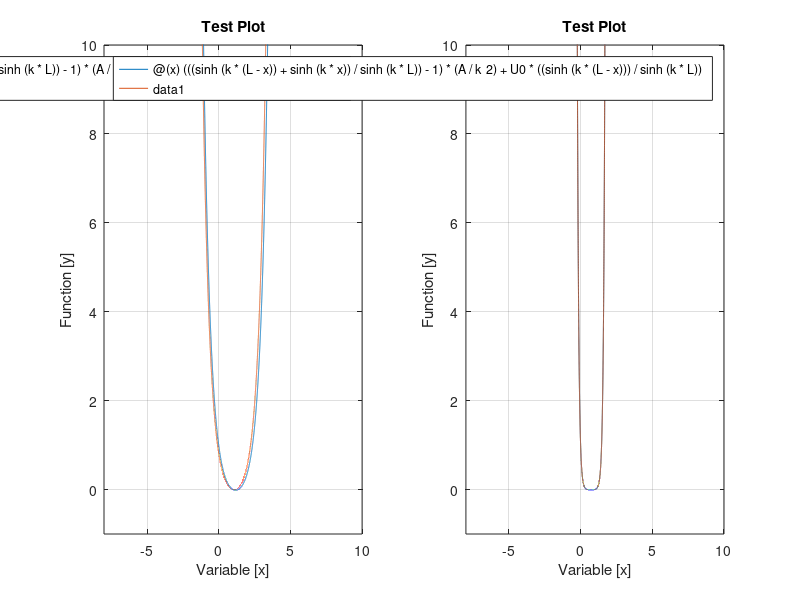

This chart was generated by the following MATLAB code:
%% MECE5397: Homework Assignment #4
% Name: Jordan Palmer
% Last Modified: 10/13/2020

%% Problem 1 - 

% House keeping commands
clc
clear
close all

% Set variables to use for constants
N = 3;
k = 1;
L = 1;
U0 = 1;
v = 1;
A = 1;
h = L/(N+1);
%f = A;

matrix = [3 -1 0; -1 3 -1; 0 -1 3];
f = [-1 7 7];

% function u = triAlgorithm(matrix)
    alpha(1) = matrix(1);
    g(1) = f(1);

    for j = 2:N
        alpha(j) = matrix(j,j)-(matrix(j,j-1)/alpha(j-1))*matrix(j-1,j);
        g(j) = f(j) - (matrix(j,j-1)/alpha(j-1))*g(j-1);
    end
    
     u(N) = g(N)/alpha(N); 

    for k = 1:N-1
        u(N-k) = (g(N-k)-matrix(N-k,N-k+1)*u(N-k+1)) / alpha(N-k);
    end 
% end
%     
% 
% triAlgorithm()


% Make plots based of of chosen values
Plot1 = @(x) (((sinh(k*(L-x))+sinh(k*x))/sinh(k*L))-1)*(A/k^2) + U0*((sinh(k*(L-x)))/sinh(k*L));
Plot2 = @(x) ((cosh(k*x)/cosh(k*L))-1)*(A/k^2) + U0*(sinh(k*(L-x))/sinh(k*L));

k = 10;
Plot3 = @(x) (((sinh(k*(L-x))+sinh(k*x))/sinh(k*L))-1)*(A/k^2) + U0*((sinh(k*(L-x)))/sinh(k*L));
Plot4 = @(x) ((cosh(k*x)/cosh(k*L))-1)*(A/k^2) + U0*(sinh(k*(L-x))/sinh(k*L));

% Plot functions
subplot(1,2,1);
fplot(Plot1);
hold on
fplot(Plot2);

% Format plot
xlabel('Variable [x]')
ylabel('Function [y]')
title('Test Plot')
axis([-8,10,-1,10])
grid on

% Plot second K values
subplot(1,2,2);
fplot(Plot3)
hold on
fplot(Plot4)


% Format plot
xlabel('Variable [x]')
ylabel('Function [y]')
title('Test Plot')
axis([-8,10,-1,10])
grid on